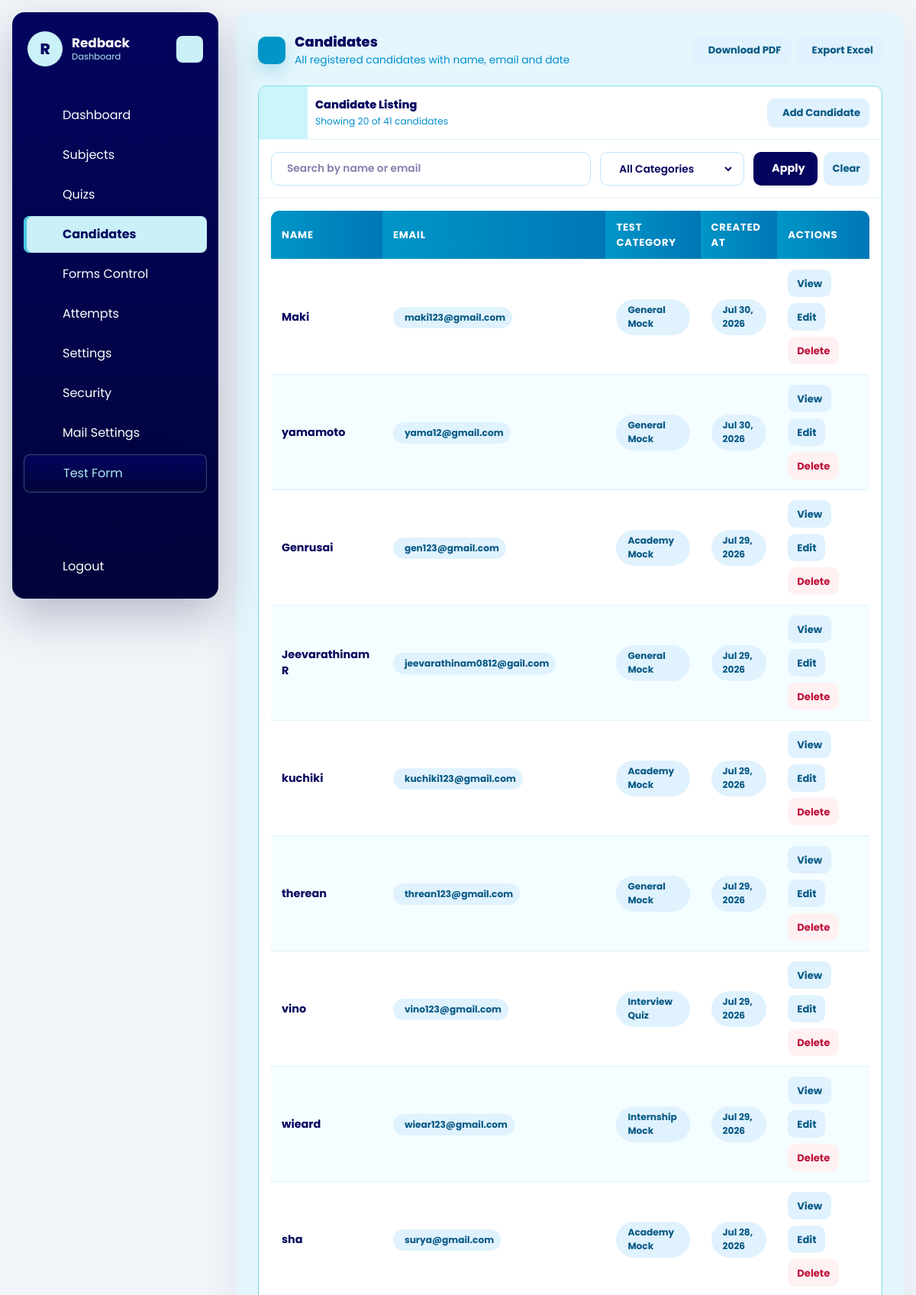
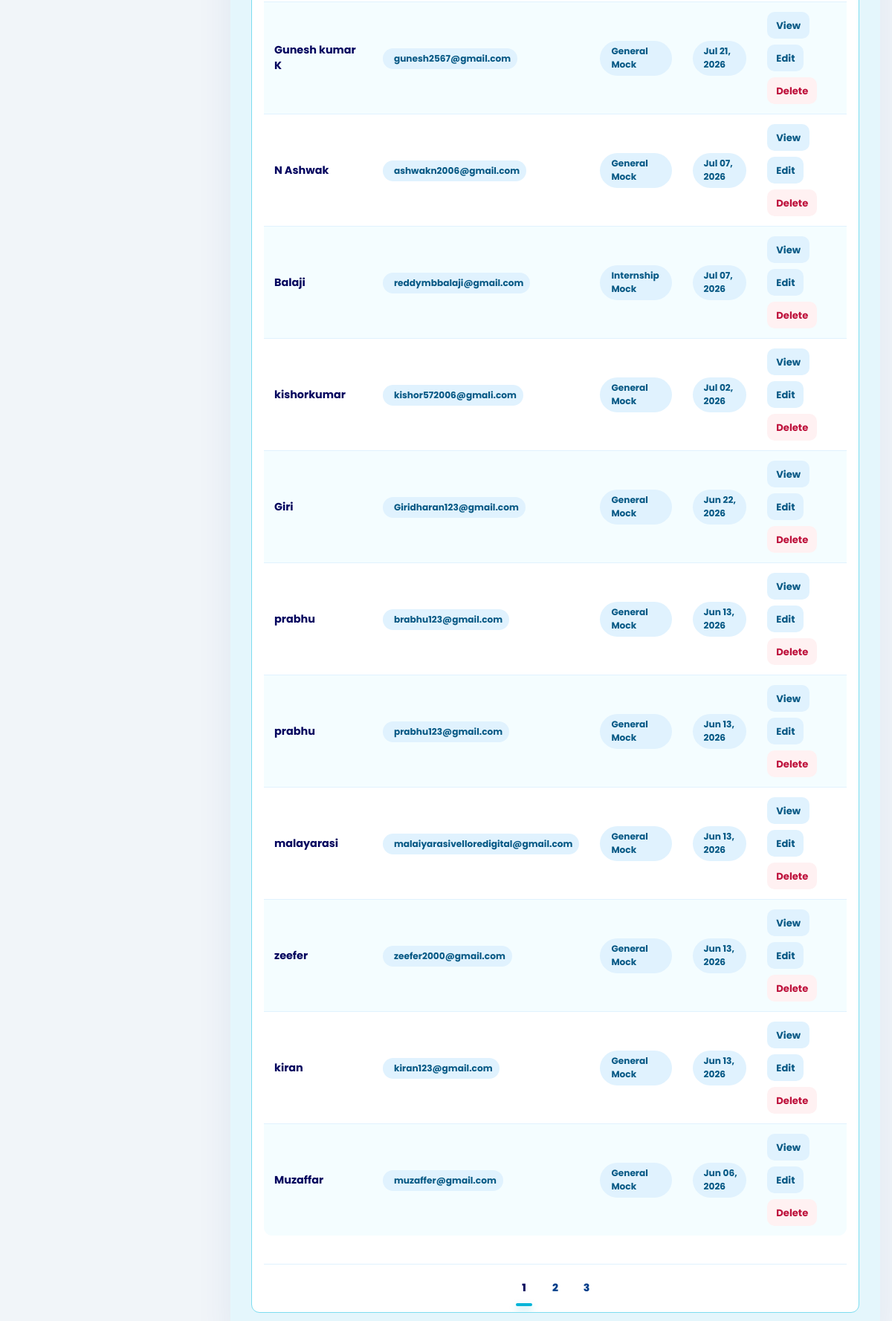
The page /dashboard/candidates/ (signed in) on the database its author committed (2 pictures, top to bottom).
### dashboard/models.py (models this page shows, shortened)
class Company(models.Model):
    name = models.CharField(max_length=150)
    image = models.ImageField(upload_to='company/', blank=True, null=True)
    email = models.EmailField(unique=True)
    password = models.CharField(max_length=128)
    is_active = models.BooleanField(default=True)
    test_instructions = models.TextField(
        default=DEFAULT_TEST_INSTRUCTIONS,
        blank=True,
        help_text='Instructions shown to candidates in the online test instructions drawer.',
    )
    allow_full_screen_lock = models.BooleanField(default=False)
    allow_pause_lock = models.BooleanField(default=False)
    allow_tab_switch_guard = models.BooleanField(default=False)
    allow_copy_paste_block = models.BooleanField(default=False)
    allow_right_click_disable = models.BooleanField(default=False)
    full_screen_lock = models.BooleanField(default=False)
    pause_lock = models.BooleanField(default=False)
    tab_switch_guard_enabled = models.BooleanField(default=False)
    copy_paste_block_enabled = models.BooleanField(default=False)
    right_click_disable_enabled = models.BooleanField(default=False)
    max_violation_warnings = models.PositiveIntegerField(default=3)
    exam_control_password = models.CharField(max_length=128, blank=True)
    pass_persantage = models.DecimalField(max_digits=5, decimal_places=2, default=50.00)
    mail_sender_enabled = models.BooleanField(default=False)
    smtp_host = models.CharField(max_length=255, blank=True)
    smtp_port = models.PositiveIntegerField(default=587)
    smtp_username = models.CharField(max_length=255, blank=True)
    smtp_app_key = models.CharField(max_length=255, blank=True)
    smtp_use_tls = models.BooleanField(default=True)
    smtp_from_email = models.EmailField(blank=True)
    created_at = models.DateTimeField(auto_now_add=True)
    updated_at = models.DateTimeField(auto_now=True)
    class Meta:
        ordering = ['name']
        verbose_name_plural = 'Companies'

### quiz/models.py (models this page shows, shortened)
class Candidate(models.Model):
    name = models.CharField(max_length=150)
    email = models.EmailField()
    designation_tech = models.CharField(max_length=150)
    created_at = models.DateTimeField(auto_now_add=True)
    class Meta:
        ordering = ['name']

### dashboard/views.py (the view, shortened to what this page needs)
# urls.py: path('candidates/', views.candidate_list, name='candidate_list'),
@company_login_required
def candidate_list(request):
    queryset = Candidate.objects.filter(attempts__company=request.company).distinct().order_by('-created_at')
    search_query = request.GET.get('q', '').strip()
    if search_query:
        queryset = queryset.filter(
            Q(name__icontains=search_query) |
            Q(email__icontains=search_query)
        )
    test_category_filter = request.GET.get('test_category', 'all').strip()
    valid_categories = {value for value, _label in CandidateTestAttempt.TEST_CATEGORY_CHOICES}
    total_count = queryset.count()
    paginator  = Paginator(queryset, 20)
    page_num   = request.GET.get('page', 1)
    page_obj   = paginator.get_page(page_num)
    for candidate in page_obj.object_list:
        latest_attempt = candidate.attempts.filter(company=request.company).order_by('-created_at').first()
        candidate.latest_test_category_display = (
            latest_attempt.get_test_category_display() if latest_attempt else '-'
        )
    params = request.GET.copy()
    params.pop('page', None)
    page_query_prefix = (params.urlencode() + '&') if params else ''
    page_numbers = list(
        paginator.get_elided_page_range(page_obj.number, on_each_side=2, on_ends=1)
    )
    return render(request, 'dashboard/candidate_list.html', {
        'title': 'Candidates',
        'objects': page_obj.object_list,
        'page_obj': page_obj,
        'page_numbers': page_numbers,
        'page_query_prefix': page_query_prefix,
        'total_count': total_count,
        'search_query': search_query,
        'test_category_choices': CandidateTestAttempt.TEST_CATEGORY_CHOICES,
        'test_category_filter': test_category_filter,
    })

### templates/dashboard/candidate_list.html (shortened to what this page needs)
{% extends "base.html" %}
{% block content %}
{% include 'dashboard/header.html' %}
<div id="dashboard-page-content">
<section class="quiz-shell">
    <div class="quiz-heading">
        <div class="quiz-heading-main">
            <span class="quiz-heading-icon"><iconify-icon icon="mdi:account-group-outline"></iconify-icon></span>
            <div>
                <h1 class="quiz-title">Candidates</h1>
                <p class="quiz-subtitle">All registered candidates with name, email and date</p>
            </div>
        </div>
        <div class="quiz-list-actions" style="display: flex; gap: 8px; align-items: center; padding-right: 0;">
            <a href="{% url 'dashboard:candidate_pdf' %}?{{ page_query_prefix }}" class="attempt-btn secondary" style="min-height: 38px; display: inline-flex; align-items: center; justify-content: center; gap: 8px;">
                Download PDF
            </a>
            <a href="{% url 'dashboard:candidate_excel' %}?{{ page_query_prefix }}" class="attempt-btn secondary" style="min-height: 38px; display: inline-flex; align-items: center; justify-content: center; gap: 8px;">
                Export Excel
            </a>
        </div>
    </div>
    <div class="quiz-list-panel">
        <div class="quiz-list-head">
            <span class="quiz-list-icon"><iconify-icon icon="mdi:account-multiple-outline"></iconify-icon></span>
            <div style="padding-left:10px;">
                <p class="quiz-list-title">Candidate Listing</p>
                <p class="quiz-list-text">Showing {{ objects|length }} of {{ total_count }} candidate{{ total_count|pluralize }}</p>
            </div>
            <div class="quiz-list-actions">
                <a href="{% url 'dashboard:candidate_create' %}" class="attempt-btn secondary" style="min-height:38px;display:inline-flex;align-items:center;gap:8px;">
                    Add Candidate
                </a>
            </div>
        </div>
        <form method="get" class="attempt-controls">
            <label class="attempt-control-field">
                <input type="search" name="q" value="{{ search_query|default:'' }}" placeholder="Search by name or email">
            </label>
            <label class="attempt-control-field">
                <select name="test_category">
                    <option value="all" {% if test_category_filter == 'all' %}selected{% endif %}>All Categories</option>
                </select>
            </label>
            <div class="attempt-control-actions">
                <button type="submit" class="attempt-control-submit">
                    Apply
                </button>
                <a href="{% url 'dashboard:candidate_list' %}" class="attempt-btn secondary">Clear</a>
            </div>
        </form>
        <div class="attempt-table-wrap">
            {% if objects %}
                <table class="attempt-table">
                    <thead>
                        <tr>
                            <th>Name</th>
                            <th>Email</th>
                            <th>Test Category</th>
                            <th>Created At</th>
                            <th>Actions</th>
                        </tr>
                    </thead>
                    <tbody>
                        {% for candidate in objects %}
                            <tr style="cursor:pointer;" onclick="window.location='{% url 'dashboard:candidate_detail' candidate.pk %}'">
                                <td>
                                    <strong>{{ candidate.name }}</strong>
                                </td>
                                <td>
                                    <span class="attempt-pill">
                                        {{ candidate.email }}
                                    </span>
                                </td>
                                <td>
                                    <span class="attempt-pill">
                                        {{ candidate.latest_test_category_display }}
                                    </span>
                                </td>
                                <td>
                                    <span class="attempt-pill">
                                        {{ candidate.created_at|date:"M d, Y" }}
                                    </span>
                                </td>
                                <td>
                                    <div class="attempt-actions" onclick="event.stopPropagation();">
                                        <a href="{% url 'dashboard:candidate_detail' candidate.pk %}" class="attempt-btn secondary">View</a>
                                        <a href="{% url 'dashboard:candidate_update' candidate.pk %}" class="attempt-btn secondary">Edit</a>
                                        <a href="{% url 'dashboard:candidate_delete' candidate.pk %}" class="attempt-btn danger">Delete</a>
                                    </div>
                                </td>
                            </tr>
                        {% endfor %}
                    </tbody>
                </table>
            {% endif %}
        </div>
        {% if page_obj.has_other_pages %}
            <div class="quiz-pagination">
                {% if page_obj.has_previous %}
                    <a class="quiz-page-link" href="?{{ page_query_prefix }}page=1" aria-label="First page"><iconify-icon icon="mdi:chevron-double-left"></iconify-icon></a>
                    <a class="quiz-page-link" href="?{{ page_query_prefix }}page={{ page_obj.previous_page_number }}" aria-label="Previous page"><iconify-icon icon="mdi:chevron-left"></iconify-icon></a>
                {% else %}
                    <span class="quiz-page-link is-disabled"><iconify-icon icon="mdi:chevron-double-left"></iconify-icon></span>
                    <span class="quiz-page-link is-disabled"><iconify-icon icon="mdi:chevron-left"></iconify-icon></span>
                {% endif %}
                {% for page_number in page_numbers %}
                    {% if page_number == page_obj.paginator.ELLIPSIS %}
                        <span class="quiz-page-ellipsis">{{ page_number }}</span>
                    {% elif page_number == page_obj.number %}
                        <span class="quiz-page-link is-active" aria-current="page">{{ page_number }}</span>
                    {% else %}
                        <a class="quiz-page-link" href="?{{ page_query_prefix }}page={{ page_number }}">{{ page_number }}</a>
                    {% endif %}
                {% endfor %}
                {% if page_obj.has_next %}
                    <a class="quiz-page-link" href="?{{ page_query_prefix }}page={{ page_obj.next_page_number }}" aria-label="Next page"><iconify-icon icon="mdi:chevron-right"></iconify-icon></a>
                    <a class="quiz-page-link" href="?{{ page_query_prefix }}page={{ page_obj.paginator.num_pages }}" aria-label="Last page"><iconify-icon icon="mdi:chevron-double-right"></iconify-icon></a>
                {% else %}
                    <span class="quiz-page-link is-disabled"><iconify-icon icon="mdi:chevron-right"></iconify-icon></span>
                    <span class="quiz-page-link is-disabled"><iconify-icon icon="mdi:chevron-double-right"></iconify-icon></span>
                {% endif %}
            </div>
        {% endif %}
    </div>
</section>
</div>
{% endblock %}

### templates/base.html (shortened to what this page needs)
{% load static %}
<!DOCTYPE html>
<html lang="en">
<head>
    <link rel="stylesheet" href="{% static 'css/tailwind-build.css' %}">
</head>
<body class="min-h-screen bg-slate-100 text-slate-900" style="font-family: 'Poppins', sans-serif;">
    <div class="min-h-screen">
        <main class="mx-auto max-w-7xl px-4 py-8">
            {% block content %}{% endblock %}
        </main>
    </div>
</body>
</html>

### templates/dashboard/header.html (shortened to what this page needs)
<aside class="dashboard-sidebar" data-dashboard-sidebar>
    <header class="dashboard-sidebar-header">
        <a href="/" class="dashboard-brand">
            <span class="dashboard-brand-mark">{{ request.company.name|default:"Company"|slice:":1"|upper }}</span>
            <span class="dashboard-brand-text">
                <strong>{{ request.company.name|default:"Company" }}</strong>
                <span>Dashboard</span>
            </span>
        </a>
        <button class="dashboard-toggler dashboard-sidebar-toggler" type="button" aria-label="Toggle sidebar">
        </button>
    </header>
    <nav class="dashboard-sidebar-nav"
        aria-label="Dashboard navigation"
        hx-boost="true"
        hx-target="#dashboard-page-content"
        hx-select="#dashboard-page-content"
        hx-push-url="true">
        <ul class="dashboard-nav-list dashboard-primary-nav">
            {% if request.session.company_id %}
                <li class="dashboard-nav-item">
                    <a href="/dashboard/" class="dashboard-nav-link" data-dashboard-nav-link data-nav-exact>
                        <span class="dashboard-nav-label">Dashboard</span>
                    </a>
                </li>
                <li class="dashboard-nav-item">
                    <a href="/dashboard/subjects/" class="dashboard-nav-link" data-dashboard-nav-link>
                        <span class="dashboard-nav-label">Subjects</span>
                    </a>
                </li>
                <li class="dashboard-nav-item">
                    <a href="/dashboard/quizzes/" class="dashboard-nav-link" data-dashboard-nav-link>
                        <span class="dashboard-nav-label">Quizs</span>
                    </a>
                </li>
                <li class="dashboard-nav-item">
                    <a href="/dashboard/candidates/" class="dashboard-nav-link" data-dashboard-nav-link>
                        <span class="dashboard-nav-label">Candidates</span>
                    </a>
                </li>
                <li class="dashboard-nav-item">
                    <a href="/dashboard/forms-control/" class="dashboard-nav-link" data-dashboard-nav-link>
                        <span class="dashboard-nav-label">Forms Control</span>
                    </a>
                </li>
                <li class="dashboard-nav-item">
                    <a href="/dashboard/attempts/" class="dashboard-nav-link" data-dashboard-nav-link>
                        <span class="dashboard-nav-label">Attempts</span>
                    </a>
                </li>
                <li class="dashboard-nav-item">
                    <a href="/dashboard/settings/" class="dashboard-nav-link" data-dashboard-nav-link>
                        <span class="dashboard-nav-label">Settings</span>
                    </a>
                </li>
                <li class="dashboard-nav-item">
                    <a href="/dashboard/settings/security/" class="dashboard-nav-link" data-dashboard-nav-link>
                        <span class="dashboard-nav-label">Security</span>
                    </a>
                </li>
                <li class="dashboard-nav-item">
                    <a href="/dashboard/settings/mail/" class="dashboard-nav-link" data-dashboard-nav-link>
                        <span class="dashboard-nav-label">Mail Settings</span>
                    </a>
                </li>
                <li class="dashboard-nav-item">
                    <a href="/quiz/start/" class="dashboard-nav-link is-accent" data-dashboard-nav-link hx-boost="false">
                        <span class="dashboard-nav-label">Test Form</span>
                    </a>
                </li>
            {% endif %}
        </ul>
        {% if request.session.company_id %}
            <ul class="dashboard-nav-list dashboard-secondary-nav">
                <li class="dashboard-nav-item">
                    <a href="/dashboard/logout/" class="dashboard-nav-link is-danger" hx-boost="false">
                        <span class="dashboard-nav-label">Logout</span>
                    </a>
                </li>
            </ul>
        {% endif %}
    </nav>
</aside>

### rows shown on the page
Company: company.name "R", company.name "Redback"
Candidate: name "Maki", email "maki123@gmail.com", latest_test_category_display "General Mock", created_at "Jul 30, 2026"
Candidate: name "yamamoto", email "yama12@gmail.com", latest_test_category_display "General Mock", created_at "Jul 30, 2026"
Candidate: name "Genrusai", email "gen123@gmail.com", latest_test_category_display "Academy Mock", created_at "Jul 29, 2026"
Candidate: name "Jeevarathinam R", email "jeevarathinam0812@gail.com", latest_test_category_display "General Mock", created_at "Jul 29, 2026"
Candidate: name "kuchiki", email "kuchiki123@gmail.com", latest_test_category_display "Academy Mock", created_at "Jul 29, 2026"
Candidate: name "therean", email "threan123@gmail.com", latest_test_category_display "General Mock", created_at "Jul 29, 2026"
Candidate: name "vino", email "vino123@gmail.com", latest_test_category_display "Interview Quiz", created_at "Jul 29, 2026"
Candidate: name "wieard", email "wiear123@gmail.com", latest_test_category_display "Internship Mock", created_at "Jul 29, 2026"
Candidate: name "sha", email "surya@gmail.com", latest_test_category_display "Academy Mock", created_at "Jul 28, 2026"
Candidate: name "Gunesh kumar K", email "gunesh2567@gmail.com", latest_test_category_display "General Mock", created_at "Jul 21, 2026"
Candidate: name "N Ashwak", email "ashwakn2006@gmail.com", latest_test_category_display "General Mock", created_at "Jul 07, 2026"
Candidate: name "Balaji", email "reddymbbalaji@gmail.com", latest_test_category_display "Internship Mock", created_at "Jul 07, 2026"
Candidate: name "kishorkumar", email "kishor572006@gmali.com", latest_test_category_display "General Mock", created_at "Jul 02, 2026"
Candidate: name "Giri", email "Giridharan123@gmail.com", latest_test_category_display "General Mock", created_at "Jun 22, 2026"
Candidate: name "prabhu", email "brabhu123@gmail.com", latest_test_category_display "General Mock", created_at "Jun 13, 2026"
Candidate: name "prabhu", email "prabhu123@gmail.com", latest_test_category_display "General Mock", created_at "Jun 13, 2026"
Candidate: name "malayarasi", email "malaiyarasivelloredigital@gmail.com", latest_test_category_display "General Mock", created_at "Jun 13, 2026"
Candidate: name "zeefer", email "zeefer2000@gmail.com", latest_test_category_display "General Mock", created_at "Jun 13, 2026"
Candidate: name "kiran", email "kiran123@gmail.com", latest_test_category_display "General Mock", created_at "Jun 13, 2026"
Candidate: name "Muzaffar", email "muzaffer@gmail.com", latest_test_category_display "General Mock", created_at "Jun 06, 2026"

### other values the page prints
{{ objects|length }} "20"
{{ total_count }} "41"
{{ page_number }} "1"
{{ page_number }} "2" "3"
